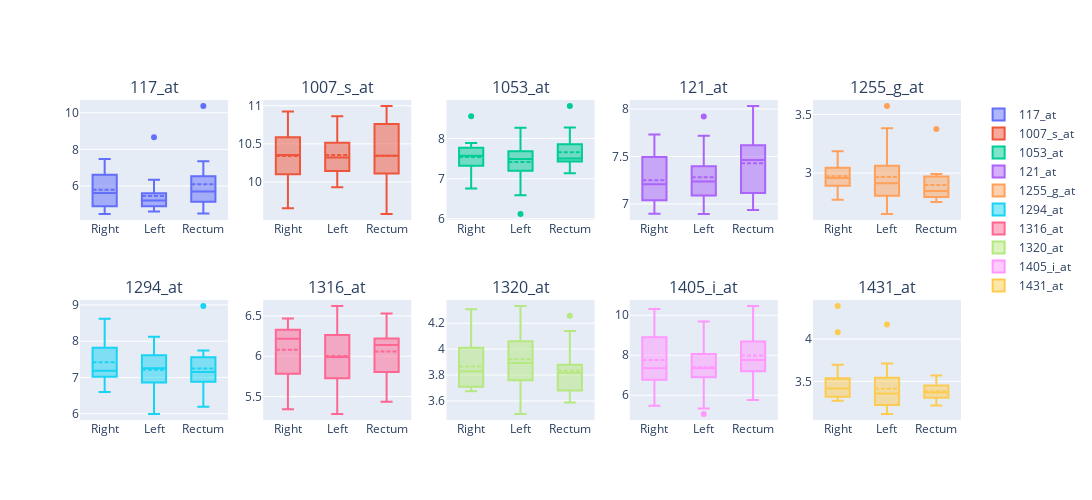

Here is the notebook cell this chart was saved with:
### Code cell
eda.box_subplots(train_df, features=list(sample_df.columns), stratify_var="Location", columns=5, width=250, height=250, stratify=True)

### Figure 1 — Plotly figure (JSON) as saved in the notebook; plotly's stock layout.template omitted (floating-point values rounded to 4 significant figures)
{"data": [{"boxmean": true, "name": "117_at", "type": "box", "x": ["Right", "Left", "Left", "Left", "Right", "Left", "Right", "Rectum", "Left", "Right", "Rectum", "Left", "Left", "Right", "Left", "Right", "Rectum", "Left", "Left", "Rectum", "Right", "Rectum", "Left", "Left", "Right", "Rectum", "Right", "Right", "Rectum", "Rectum", "Rectum", "Left", "Right", "Rectum", "Left", "Rectum", "Rectum", "Right", "Left", "Rectum", "Left", "Right", "Rectum", "Right", "Right"], "xaxis": "x", "y": [7.474, 5.253, 5.775, 4.613, 6.278, 5.174, 4.895, 10.37, 5.35, 5.407, 5.703, 4.847, 4.651, 4.472, 6.344, 6.21, 5.774, 8.662, 4.952, 4.72, 7.006, 4.944, 5.866, 5.111, 5.618, 6.42, 4.903, 4.636, 5.143, 7.356, 5.568, 4.836, 4.66, 5.369, 5.43, 5.696, 4.5, 5.478, 5.29, 7.229, 5.023, 6.468, 6.53, 6.66, 6.864], "yaxis": "y"}, {"boxmean": true, "name": "1007_s_at", "type": "box", "x": ["Right", "Left", "Left", "Left", "Right", "Left", "Right", "Rectum", "Left", "Right", "Rectum", "Left", "Left", "Right", "Left", "Right", "Rectum", "Left", "Left", "Rectum", "Right", "Rectum", "Left", "Left", "Right", "Rectum", "Right", "Right", "Rectum", "Rectum", "Rectum", "Left", "Right", "Rectum", "Left", "Rectum", "Rectum", "Right", "Left", "Rectum", "Left", "Right", "Rectum", "Right", "Right"], "xaxis": "x2", "y": [9.655, 10.15, 10.3, 10.6, 10.26, 10.74, 10.35, 10.76, 10.85, 10.59, 10.31, 9.93, 10.17, 10.61, 9.994, 10.29, 9.619, 10.43, 10.14, 10.53, 10.03, 10.38, 10.25, 10.08, 10.4, 10.23, 10.55, 10.06, 10.11, 10.98, 10.45, 10.34, 10.91, 10.86, 10.86, 9.842, 11.0, 10.93, 10.43, 9.579, 10.41, 10.21, 10.17, 10.58, 9.672], "yaxis": "y2"}, {"boxmean": true, "name": "1053_at", "type": "box", "x": ["Right", "Left", "Left", "Left", "Right", "Left", "Right", "Rectum", "Left", "Right", "Rectum", "Left", "Left", "Right", "Left", "Right", "Rectum", "Left", "Left", "Rectum", "Right", "Rectum", "Left", "Left", "Right", "Rectum", "Right", "Right", "Rectum", "Rectum", "Rectum", "Left", "Right", "Rectum", "Left", "Rectum", "Rectum", "Right", "Left", "Rectum", "Left", "Right", "Rectum", "Right", "Right"], "xaxis": "x3", "y": [7.433, 8.271, 7.068, 7.446, 7.889, 6.589, 7.32, 7.238, 7.257, 7.776, 7.477, 7.454, 7.656, 6.754, 7.706, 7.651, 7.137, 7.513, 7.655, 7.858, 8.554, 7.989, 7.141, 6.119, 6.969, 7.505, 7.87, 7.701, 7.523, 8.81, 7.385, 7.472, 7.751, 7.43, 7.768, 7.496, 7.453, 7.57, 7.59, 8.273, 7.934, 7.45, 7.616, 7.327, 7.041], "yaxis": "y3"}, {"boxmean": true, "name": "121_at", "type": "box", "x": ["Right", "Left", "Left", "Left", "Right", "Left", "Right", "Rectum", "Left", "Right", "Rectum", "Left", "Left", "Right", "Left", "Right", "Rectum", "Left", "Left", "Rectum", "Right", "Rectum", "Left", "Left", "Right", "Rectum", "Right", "Right", "Rectum", "Rectum", "Rectum", "Left", "Right", "Rectum", "Left", "Rectum", "Rectum", "Right", "Left", "Rectum", "Left", "Right", "Rectum", "Right", "Right"], "xaxis": "x4", "y": [7.037, 7.369, 7.717, 7.071, 7.216, 7.206, 7.556, 7.684, 7.275, 6.898, 7.35, 7.424, 7.188, 7.513, 6.893, 7.11, 7.589, 7.046, 7.303, 7.598, 7.731, 7.448, 7.103, 7.268, 6.897, 7.114, 7.463, 7.413, 6.936, 7.036, 7.875, 7.92, 7.197, 7.617, 7.068, 7.017, 8.032, 7.038, 7.479, 7.24, 7.166, 7.206, 7.477, 6.951, 7.505], "yaxis": "y4"}, {"boxmean": true, "name": "1255_g_at", "type": "box", "x": ["Right", "Left", "Left", "Left", "Right", "Left", "Right", "Rectum", "Left", "Right", "Rectum", "Left", "Left", "Right", "Left", "Right", "Rectum", "Left", "Left", "Rectum", "Right", "Rectum", "Left", "Left", "Right", "Rectum", "Right", "Right", "Rectum", "Rectum", "Rectum", "Left", "Right", "Rectum", "Left", "Rectum", "Rectum", "Right", "Left", "Rectum", "Left", "Right", "Rectum", "Right", "Right"], "xaxis": "x5", "y": [3.022, 2.936, 3.573, 2.913, 2.911, 3.09, 3.054, 2.837, 2.746, 2.881, 2.859, 2.817, 2.796, 3.01, 3.119, 2.959, 2.866, 2.651, 2.916, 2.77, 2.954, 2.797, 3.384, 2.741, 2.886, 2.951, 3.067, 3.186, 3.377, 2.976, 2.992, 2.888, 2.797, 2.807, 3.037, 2.823, 2.788, 2.948, 2.865, 2.754, 2.985, 2.97, 2.972, 3.186, 2.773], "yaxis": "y5"}, {"boxmean": true, "name": "1294_at", "type": "box", "x": ["Right", "Left", "Left", "Left", "Right", "Left", "Right", "Rectum", "Left", "Right", "Rectum", "Left", "Left", "Right", "Left", "Right", "Rectum", "Left", "Left", "Rectum", "Right", "Rectum", "Left", "Left", "Right", "Rectum", "Right", "Right", "Rectum", "Rectum", "Rectum", "Left", "Right", "Rectum", "Left", "Rectum", "Rectum", "Right", "Left", "Rectum", "Left", "Right", "Rectum", "Right", "Right"], "xaxis": "x6", "y": [8.279, 7.197, 6.694, 7.596, 7.88, 7.647, 7.085, 8.97, 7.313, 7.106, 6.879, 6.609, 7.224, 7.829, 7.164, 6.864, 7.559, 5.993, 8.123, 7.292, 7.184, 6.973, 7.278, 8.101, 7.777, 7.187, 6.983, 7.51, 7.412, 6.49, 6.835, 7.628, 8.618, 6.194, 6.399, 7.116, 7.744, 6.6, 7.023, 7.089, 7.375, 7.173, 7.683, 7.002, 7.397], "yaxis": "y6"}, {"boxmean": true, "name": "1316_at", "type": "box", "x": ["Right", "Left", "Left", "Left", "Right", "Left", "Right", "Rectum", "Left", "Right", "Rectum", "Left", "Left", "Right", "Left", "Right", "Rectum", "Left", "Left", "Rectum", "Right", "Rectum", "Left", "Left", "Right", "Rectum", "Right", "Right", "Rectum", "Rectum", "Rectum", "Left", "Right", "Rectum", "Left", "Rectum", "Rectum", "Right", "Left", "Rectum", "Left", "Right", "Rectum", "Right", "Right"], "xaxis": "x7", "y": [5.345, 5.994, 6.133, 5.989, 5.666, 6.622, 6.288, 6.081, 5.941, 5.791, 6.137, 6.456, 6.057, 6.217, 6.391, 6.324, 6.325, 5.285, 5.967, 6.529, 6.294, 5.739, 5.678, 5.658, 6.429, 6.179, 5.781, 5.766, 5.804, 5.819, 6.14, 6.061, 6.33, 6.179, 5.778, 6.22, 5.793, 6.167, 6.491, 5.436, 5.539, 6.345, 6.45, 5.989, 6.466], "yaxis": "y7"}, {"boxmean": true, "name": "1320_at", "type": "box", "x": ["Right", "Left", "Left", "Left", "Right", "Left", "Right", "Rectum", "Left", "Right", "Rectum", "Left", "Left", "Right", "Left", "Right", "Rectum", "Left", "Left", "Rectum", "Right", "Rectum", "Left", "Left", "Right", "Rectum", "Right", "Right", "Rectum", "Rectum", "Rectum", "Left", "Right", "Rectum", "Left", "Rectum", "Rectum", "Right", "Left", "Rectum", "Left", "Right", "Rectum", "Right", "Right"], "xaxis": "x8", "y": [4.308, 3.755, 3.859, 3.738, 4.021, 4.046, 3.707, 4.14, 3.765, 4.019, 3.864, 3.815, 4.333, 4.049, 4.202, 3.683, 3.845, 4.047, 3.846, 4.092, 3.986, 3.587, 4.142, 3.98, 3.675, 3.689, 3.784, 3.83, 3.791, 4.258, 3.735, 3.729, 3.701, 3.65, 3.499, 3.845, 3.629, 3.869, 3.929, 3.88, 4.074, 3.72, 3.681, 3.783, 3.859], "yaxis": "y8"}, {"boxmean": true, "name": "1405_i_at", "type": "box", "x": ["Right", "Left", "Left", "Left", "Right", "Left", "Right", "Rectum", "Left", "Right", "Rectum", "Left", "Left", "Right", "Left", "Right", "Rectum", "Left", "Left", "Rectum", "Right", "Rectum", "Left", "Left", "Right", "Rectum", "Right", "Right", "Rectum", "Rectum", "Rectum", "Left", "Right", "Rectum", "Left", "Rectum", "Rectum", "Right", "Left", "Rectum", "Left", "Right", "Rectum", "Right", "Right"], "xaxis": "x9", "y": [10.06, 8.94, 6.733, 9.684, 10.31, 7.065, 7.279, 10.46, 6.279, 7.346, 8.281, 5.06, 7.11, 7.264, 8.295, 7.008, 9.403, 5.336, 7.828, 6.971, 9.058, 7.266, 7.361, 9.141, 8.638, 9.067, 6.688, 5.47, 7.796, 8.686, 7.569, 7.83, 5.967, 5.763, 7.329, 7.196, 6.951, 5.788, 7.422, 7.733, 7.056, 8.988, 8.691, 8.221, 8.293], "yaxis": "y9"}, {"boxmean": true, "name": "1431_at", "type": "box", "x": ["Right", "Left", "Left", "Left", "Right", "Left", "Right", "Rectum", "Left", "Right", "Rectum", "Left", "Left", "Right", "Left", "Right", "Rectum", "Left", "Left", "Rectum", "Right", "Rectum", "Left", "Left", "Right", "Rectum", "Right", "Right", "Rectum", "Rectum", "Rectum", "Left", "Right", "Rectum", "Left", "Rectum", "Rectum", "Right", "Left", "Rectum", "Left", "Right", "Rectum", "Right", "Right"], "xaxis": "x10", "y": [4.08, 3.711, 3.327, 3.625, 4.392, 3.221, 3.696, 3.418, 3.636, 3.467, 3.223, 3.28, 3.461, 3.409, 3.114, 3.31, 3.216, 3.382, 3.377, 3.57, 3.309, 3.33, 3.338, 3.221, 3.415, 3.306, 3.349, 3.408, 3.568, 3.417, 3.56, 3.161, 3.295, 3.356, 3.391, 3.316, 3.244, 3.55, 3.208, 3.379, 4.172, 3.477, 3.452, 3.272, 3.503], "yaxis": "y10"}], "layout": {"annotations": [{"font": {"size": 16}, "showarrow": false, "text": "117_at", "x": 0.084, "xanchor": "center", "xref": "paper", "y": 1, "yanchor": "bottom", "yref": "paper"}, {"font": {"size": 16}, "showarrow": false, "text": "1007_s_at", "x": 0.292, "xanchor": "center", "xref": "paper", "y": 1, "yanchor": "bottom", "yref": "paper"}, {"font": {"size": 16}, "showarrow": false, "text": "1053_at", "x": 0.5, "xanchor": "center", "xref": "paper", "y": 1, "yanchor": "bottom", "yref": "paper"}, {"font": {"size": 16}, "showarrow": false, "text": "121_at", "x": 0.708, "xanchor": "center", "xref": "paper", "y": 1, "yanchor": "bottom", "yref": "paper"}, {"font": {"size": 16}, "showarrow": false, "text": "1255_g_at", "x": 0.916, "xanchor": "center", "xref": "paper", "y": 1, "yanchor": "bottom", "yref": "paper"}, {"font": {"size": 16}, "showarrow": false, "text": "1294_at", "x": 0.084, "xanchor": "center", "xref": "paper", "y": 0.375, "yanchor": "bottom", "yref": "paper"}, {"font": {"size": 16}, "showarrow": false, "text": "1316_at", "x": 0.292, "xanchor": "center", "xref": "paper", "y": 0.375, "yanchor": "bottom", "yref": "paper"}, {"font": {"size": 16}, "showarrow": false, "text": "1320_at", "x": 0.5, "xanchor": "center", "xref": "paper", "y": 0.375, "yanchor": "bottom", "yref": "paper"}, {"font": {"size": 16}, "showarrow": false, "text": "1405_i_at", "x": 0.708, "xanchor": "center", "xref": "paper", "y": 0.375, "yanchor": "bottom", "yref": "paper"}, {"font": {"size": 16}, "showarrow": false, "text": "1431_at", "x": 0.916, "xanchor": "center", "xref": "paper", "y": 0.375, "yanchor": "bottom", "yref": "paper"}], "height": 500, "showlegend": true, "width": 1250, "xaxis": {"anchor": "y", "domain": [0, 0.168]}, "xaxis10": {"anchor": "y10", "domain": [0.832, 1]}, "xaxis2": {"anchor": "y2", "domain": [0.208, 0.376]}, "xaxis3": {"anchor": "y3", "domain": [0.416, 0.584]}, "xaxis4": {"anchor": "y4", "domain": [0.624, 0.792]}, "xaxis5": {"anchor": "y5", "domain": [0.832, 1]}, "xaxis6": {"anchor": "y6", "domain": [0, 0.168]}, "xaxis7": {"anchor": "y7", "domain": [0.208, 0.376]}, "xaxis8": {"anchor": "y8", "domain": [0.416, 0.584]}, "xaxis9": {"anchor": "y9", "domain": [0.624, 0.792]}, "yaxis": {"anchor": "x", "domain": [0.625, 1]}, "yaxis10": {"anchor": "x10", "domain": [0, 0.375]}, "yaxis2": {"anchor": "x2", "domain": [0.625, 1]}, "yaxis3": {"anchor": "x3", "domain": [0.625, 1]}, "yaxis4": {"anchor": "x4", "domain": [0.625, 1]}, "yaxis5": {"anchor": "x5", "domain": [0.625, 1]}, "yaxis6": {"anchor": "x6", "domain": [0, 0.375]}, "yaxis7": {"anchor": "x7", "domain": [0, 0.375]}, "yaxis8": {"anchor": "x8", "domain": [0, 0.375]}, "yaxis9": {"anchor": "x9", "domain": [0, 0.375]}}}
